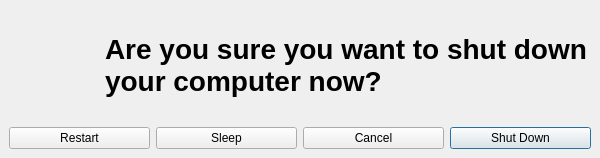
<?xml version="1.0" encoding="UTF-8"?>
<ui version="4.0">
    <class>shutdown_osxtweak</class>
    <widget class="QMainWindow" name="shutdown_osxtweak">
        <property name="geometry">
            <rect>
                <x>0</x>
                <y>0</y>
                <width>600</width>
                <height>158</height>
            </rect>
        </property>
        <property name="sizePolicy">
            <sizepolicy hsizetype="Fixed" vsizetype="Fixed">
                <horstretch>0</horstretch>
                <verstretch>0</verstretch>
            </sizepolicy>
        </property>
        <property name="minimumSize">
            <size>
                <width>600</width>
                <height>158</height>
            </size>
        </property>
        <property name="maximumSize">
            <size>
                <width>600</width>
                <height>158</height>
            </size>
        </property>
        <property name="windowTitle">
            <string>macOS Tweaks | Shutdown menu</string>
        </property>
        <property name="windowIcon">
            <iconset resource="source/shutdown_osxtweak/assets/resources.qrc">
                <normaloff>:/images/powerbutton.png</normaloff>:/images/powerbutton.png
            </iconset>
        </property>
        <widget class="QWidget" name="centralwidget">
            <layout class="QVBoxLayout" name="verticalLayout">
                <item>
                    <layout class="QHBoxLayout" name="horizontalLayout_2" stretch="1,4">
                        <item>
                            <widget class="QLabel" name="power_icon">
                                <property name="sizePolicy">
                                    <sizepolicy hsizetype="Minimum" vsizetype="Minimum">
                                        <horstretch>0</horstretch>
                                        <verstretch>0</verstretch>
                                    </sizepolicy>
                                </property>
                                <property name="minimumSize">
                                    <size>
                                        <width>90</width>
                                        <height>90</height>
                                    </size>
                                </property>
                                <property name="maximumSize">
                                    <size>
                                        <width>90</width>
                                        <height>90</height>
                                    </size>
                                </property>
                                <property name="text">
                                    <string/>
                                </property>
                                <property name="pixmap">
                                    <pixmap resource="source/shutdown_osxtweak/assets/resources.qrc">
                                        :/images/powerbutton.png
                                    </pixmap>
                                </property>
                                <property name="scaledContents">
                                    <bool>true</bool>
                                </property>
                                <property name="margin">
                                    <number>10</number>
                                </property>
                            </widget>
                        </item>
                        <item>
                            <widget class="QLabel" name="user_description_area">
                                <property name="font">
                                    <font>
                                        <pointsize>21</pointsize>
                                        <weight>75</weight>
                                        <bold>true</bold>
                                    </font>
                                </property>
                                <property name="text">
                                    <string>Are you sure you want to shut down your computer now?</string>
                                </property>
                                <property name="wordWrap">
                                    <bool>true</bool>
                                </property>
                            </widget>
                        </item>
                    </layout>
                </item>
                <item>
                    <layout class="QHBoxLayout" name="horizontalLayout" stretch="1,1,1,1">
                        <item>
                            <widget class="QPushButton" name="btnRestart">
                                <property name="text">
                                    <string>Restart</string>
                                </property>
                            </widget>
                        </item>
                        <item>
                            <widget class="QPushButton" name="btnSleep">
                                <property name="text">
                                    <string>Sleep</string>
                                </property>
                            </widget>
                        </item>
                        <item>
                            <widget class="QPushButton" name="btnCancel">
                                <property name="text">
                                    <string>Cancel</string>
                                </property>
                            </widget>
                        </item>
                        <item>
                            <widget class="QPushButton" name="btnShutdown">
                                <property name="text">
                                    <string>Shut Down</string>
                                </property>
                                <property name="autoDefault">
                                    <bool>true</bool>
                                </property>
                                <property name="default">
                                    <bool>true</bool>
                                </property>
                            </widget>
                        </item>
                    </layout>
                </item>
            </layout>
        </widget>
    </widget>
    <resources>
        <include location="source/shutdown_osxtweak/assets/resources.qrc"/>
    </resources>
    <connections>
        <connection>
            <sender>btnCancel</sender>
            <signal>released()</signal>
            <receiver>shutdown_osxtweak</receiver>
            <slot>close()</slot>
            <hints>
                <hint type="sourcelabel">
                    <x>372</x>
                    <y>129</y>
                </hint>
                <hint type="destinationlabel">
                    <x>299</x>
                    <y>78</y>
                </hint>
            </hints>
        </connection>
    </connections>
</ui>
